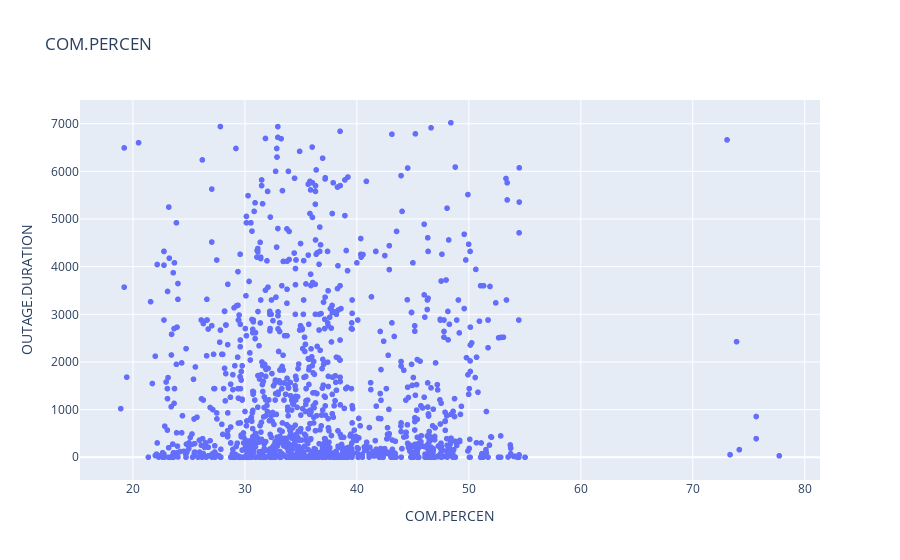
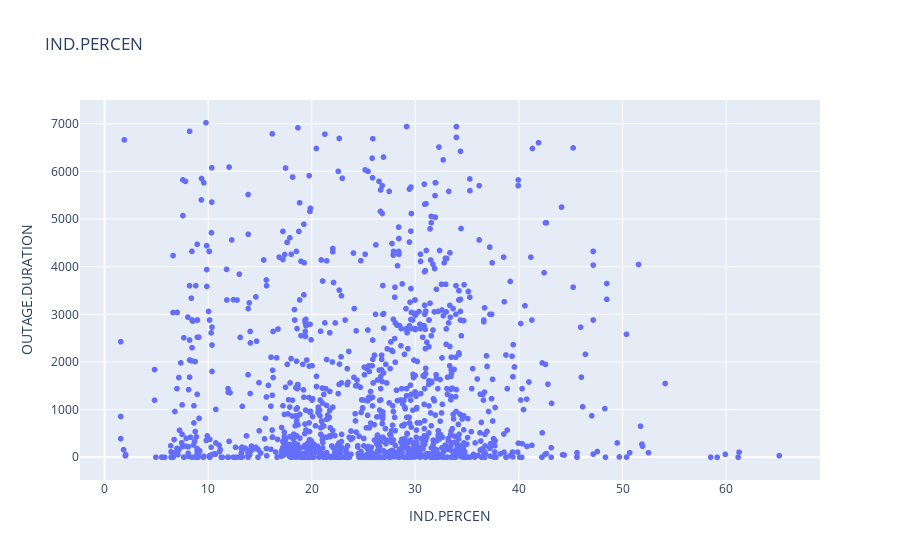
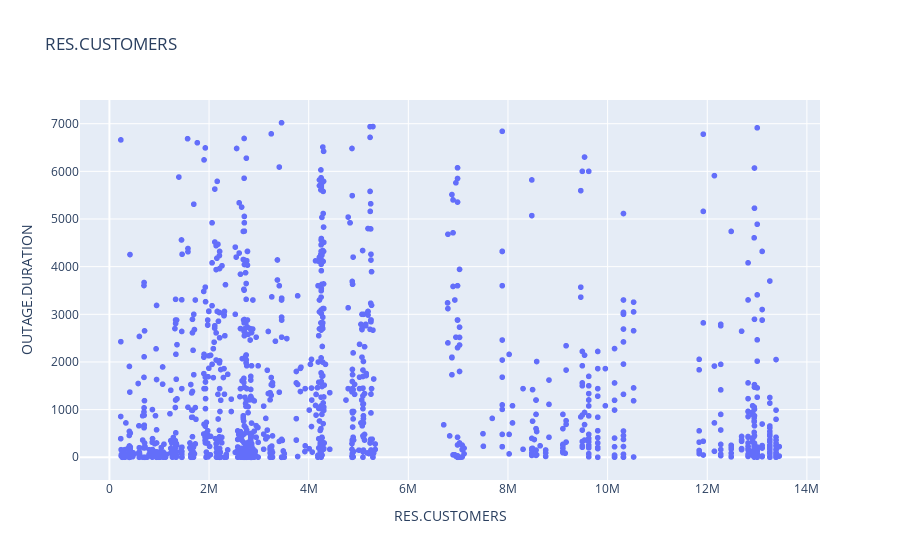

Here is the notebook cell these charts were saved with, in order:
### Markdown cell above
Below we generated scatter plots of each quantitative variable with outage duration times. While there are only 3 graphs illustrated below, we went through all of the graphs in increments of 5 and looked for any possible relationships between outage durations and other quantitative variables.

### Code cell
for i in outages.columns[15:18]:
    plot = px.scatter(x=outages[i].astype(float), y=outages["OUTAGE.DURATION"].astype(float), title=i,
                     labels={'x': i, 'y':'OUTAGE.DURATION'})
    plot.show()

### Figure 1 — Plotly figure (JSON) as saved in the notebook; plotly's stock layout.template omitted (floating-point values rounded to 4 significant figures; data arrays with more than 128 entries replaced by an {"elided": "..."} marker saying what was removed)
{"data": [{"hovertemplate": "COM.PERCEN=%{x}<br>OUTAGE.DURATION=%{y}<extra></extra>", "legendgroup": "", "marker": {"color": "#636efa", "symbol": "circle"}, "mode": "markers", "name": "", "showlegend": false, "type": "scattergl", "x": {"elided": "1332 float values"}, "xaxis": "x", "y": {"elided": "1332 int values"}, "yaxis": "y"}], "layout": {"legend": {"tracegroupgap": 0}, "title": {"text": "COM.PERCEN"}, "xaxis": {"anchor": "y", "domain": [0, 1], "title": {"text": "COM.PERCEN"}}, "yaxis": {"anchor": "x", "domain": [0, 1], "title": {"text": "OUTAGE.DURATION"}}}}

### Figure 2 — Plotly figure (JSON) as saved in the notebook; plotly's stock layout.template omitted (floating-point values rounded to 4 significant figures; data arrays with more than 128 entries replaced by an {"elided": "..."} marker saying what was removed)
{"data": [{"hovertemplate": "IND.PERCEN=%{x}<br>OUTAGE.DURATION=%{y}<extra></extra>", "legendgroup": "", "marker": {"color": "#636efa", "symbol": "circle"}, "mode": "markers", "name": "", "showlegend": false, "type": "scattergl", "x": {"elided": "1332 float values"}, "xaxis": "x", "y": {"elided": "1332 int values"}, "yaxis": "y"}], "layout": {"legend": {"tracegroupgap": 0}, "title": {"text": "IND.PERCEN"}, "xaxis": {"anchor": "y", "domain": [0, 1], "title": {"text": "IND.PERCEN"}}, "yaxis": {"anchor": "x", "domain": [0, 1], "title": {"text": "OUTAGE.DURATION"}}}}

### Figure 3 — Plotly figure (JSON) as saved in the notebook; plotly's stock layout.template omitted (floating-point values rounded to 4 significant figures; data arrays with more than 128 entries replaced by an {"elided": "..."} marker saying what was removed)
{"data": [{"hovertemplate": "RES.CUSTOMERS=%{x}<br>OUTAGE.DURATION=%{y}<extra></extra>", "legendgroup": "", "marker": {"color": "#636efa", "symbol": "circle"}, "mode": "markers", "name": "", "showlegend": false, "type": "scattergl", "x": {"elided": "1332 int values"}, "xaxis": "x", "y": {"elided": "1332 int values"}, "yaxis": "y"}], "layout": {"legend": {"tracegroupgap": 0}, "title": {"text": "RES.CUSTOMERS"}, "xaxis": {"anchor": "y", "domain": [0, 1], "title": {"text": "RES.CUSTOMERS"}}, "yaxis": {"anchor": "x", "domain": [0, 1], "title": {"text": "OUTAGE.DURATION"}}}}
